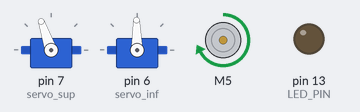
A sketch run on a simulated Arduino Uno, built for the host (arithmetic inside an expression is 32-bit, double 64-bit). On the bench: 2 × servo, DC motor (green arrow = forward, orange = backward, longer = faster), output pins drawn as LEDs (lit = HIGH).

Above: at 20.05 s.
At 20.45 s:
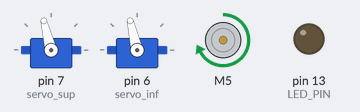
At 20.85 s:
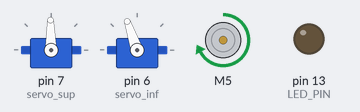
At 21.65 s:
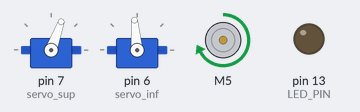
At 22.45 s:
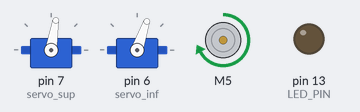
At 23.25 s:
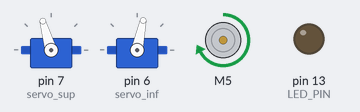
Timing chart, 0 to 24.1 s (numbered marks = the images above):
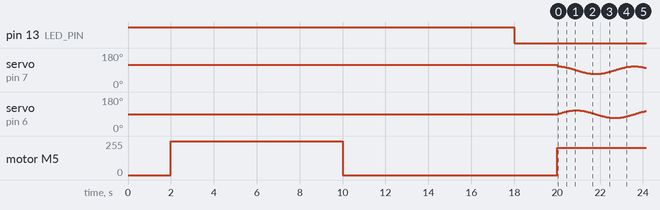

The sketch:

teste.ino
```cpp
#include <Servo.h>
#include <math.h>

#include "ESC.h"
#define LED_PIN (13)              // Pin for the LED
#define PI 3.1415926535897932384626433832795
#define SPEED_MIN (1300)                                  // Set the Minimum Speed in microseconds
#define SPEED_MAX (1800)                                  // Set the Minimum Speed in microseconds

ESC myESC (5, 1000, 2000, 1500);   // ESC_Name (ESC PIN, Minimum Value, Maximum Value, Arm Value)
int oESC;                                                 // Variable for the speed sent to the ESC
char dado;
int velocidade;

Servo servo_sup;  // create servo object to control a servo
Servo servo_inf;  // create servo object to control a servo

// twelve servo objects can be created on most boards

int pos = 0;    // variable to store the servo position
int ang = 0;
float senos[360];
float cossenos[360];
float arg_inf;
float arg_sup;

void setup() {
  Serial.begin(9600);

  servo_sup.attach(7);  // attaches the servo on pin 6 to the servo object
  servo_inf.attach(6);  // attaches the servo on pin 5 to the servo object

  for (int i = 1; i <= 360; i++) {
    senos[i] = sin(i * PI / 180.0);
    cossenos[i] = cos(i * PI / 180.0);
  }
  servo_inf.write(90.0 + 30.0 * senos[1]);
  servo_sup.write(90.0 + 30.0 * cossenos[1]);
  pinMode(LED_PIN, OUTPUT);       // LED Visual Output
  digitalWrite(LED_PIN, HIGH);    // LED High while signal is High (can be removed)
  delay(2000);
  myESC.calib();
  digitalWrite(LED_PIN, LOW);    // LED High Once Armed
  myESC.arm();                    // Send the Arm value so the ESC will be ready to take commands
  delay(2000);                    // Wait for a while
  velocidade = 1800;
  myESC.speed(velocidade);              // Set the speed to a testing value between 1000 and 2000


}

void loop() {


  for (ang = 0; ang <= 359; ang++) {
    arg_inf = 90.0 + 20.0 * senos[ang + 1];
    arg_sup = 90.0 + 20.0 * cossenos[ang + 1];
    servo_inf.write(arg_inf);
    //  Serial.println(arg_inf);
    servo_sup.write(arg_sup);
    delay(10);
  }


}
```

Measured:
- by itself, motor M5: stopped → forward 255/255 at 2.0 s, → stopped 8.0 s later, → forward 204/255 10.0 s later
